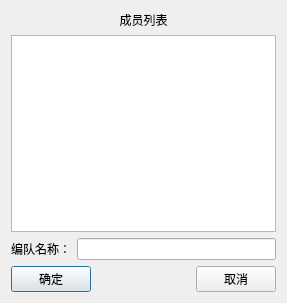
<?xml version="1.0" encoding="UTF-8"?>
<ui version="4.0">
 <class>formationAddDialog</class>
 <widget class="QDialog" name="formationAddDialog">
  <property name="geometry">
   <rect>
    <x>0</x>
    <y>0</y>
    <width>287</width>
    <height>303</height>
   </rect>
  </property>
  <property name="windowTitle">
   <string>编队成员</string>
  </property>
  <layout class="QVBoxLayout" name="verticalLayout">
   <item>
    <widget class="QLabel" name="label">
     <property name="text">
      <string>成员列表</string>
     </property>
     <property name="alignment">
      <set>Qt::AlignCenter</set>
     </property>
    </widget>
   </item>
   <item>
    <widget class="QListWidget" name="listWidget"/>
   </item>
   <item>
    <layout class="QHBoxLayout" name="horizontalLayout_2">
     <item>
      <widget class="QLabel" name="label_formationName">
       <property name="text">
        <string>编队名称：</string>
       </property>
       <property name="alignment">
        <set>Qt::AlignCenter</set>
       </property>
      </widget>
     </item>
     <item>
      <widget class="QLineEdit" name="lineEdit_formationName"/>
     </item>
    </layout>
   </item>
   <item>
    <layout class="QHBoxLayout" name="horizontalLayout">
     <item>
      <widget class="QPushButton" name="pushButton_ok">
       <property name="text">
        <string>确定</string>
       </property>
      </widget>
     </item>
     <item>
      <spacer name="horizontalSpacer">
       <property name="orientation">
        <enum>Qt::Horizontal</enum>
       </property>
       <property name="sizeHint" stdset="0">
        <size>
         <width>40</width>
         <height>20</height>
        </size>
       </property>
      </spacer>
     </item>
     <item>
      <widget class="QPushButton" name="pushButton_cancel">
       <property name="text">
        <string>取消</string>
       </property>
      </widget>
     </item>
    </layout>
   </item>
  </layout>
 </widget>
 <layoutdefault spacing="6" margin="11"/>
 <resources/>
 <connections/>
</ui>
